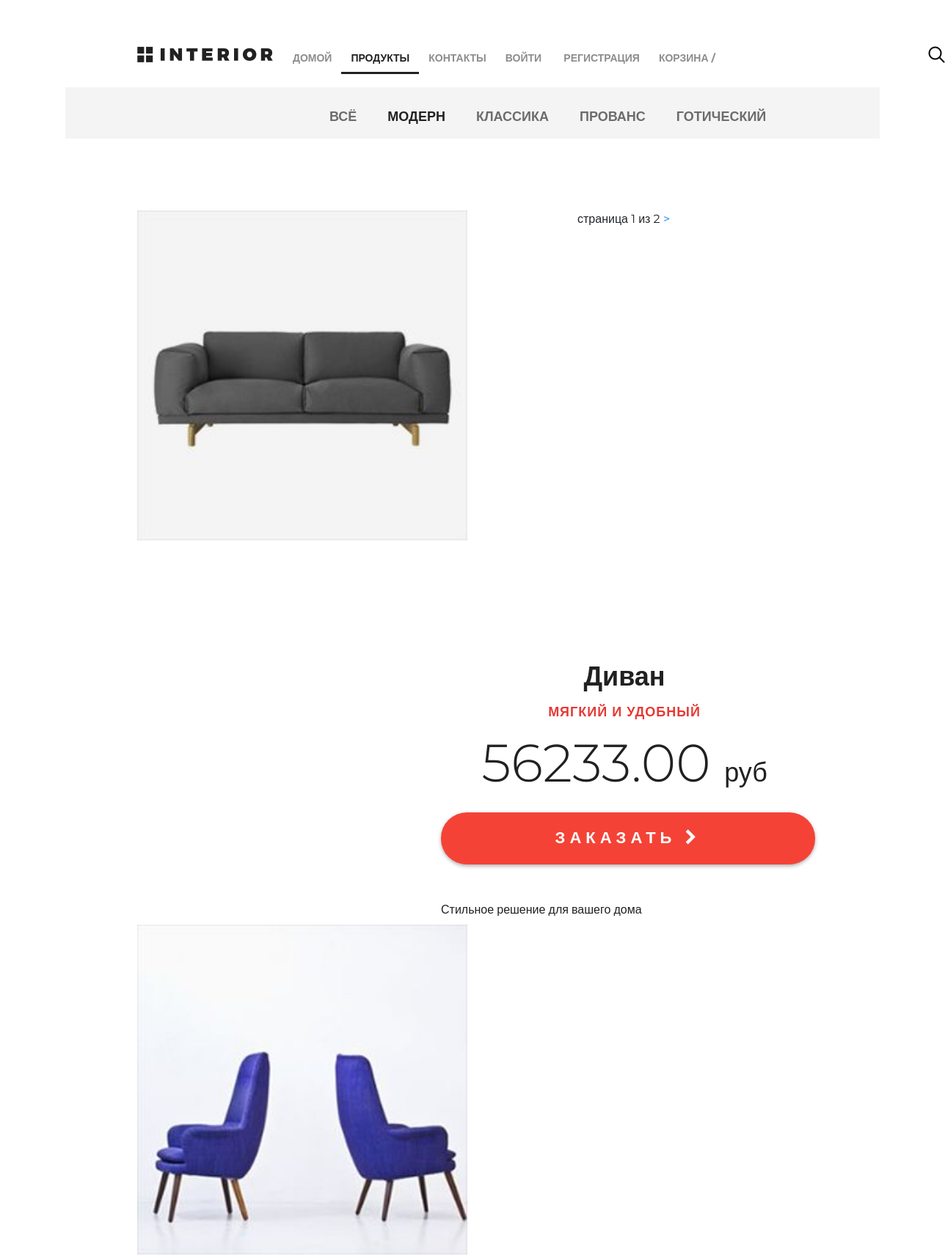
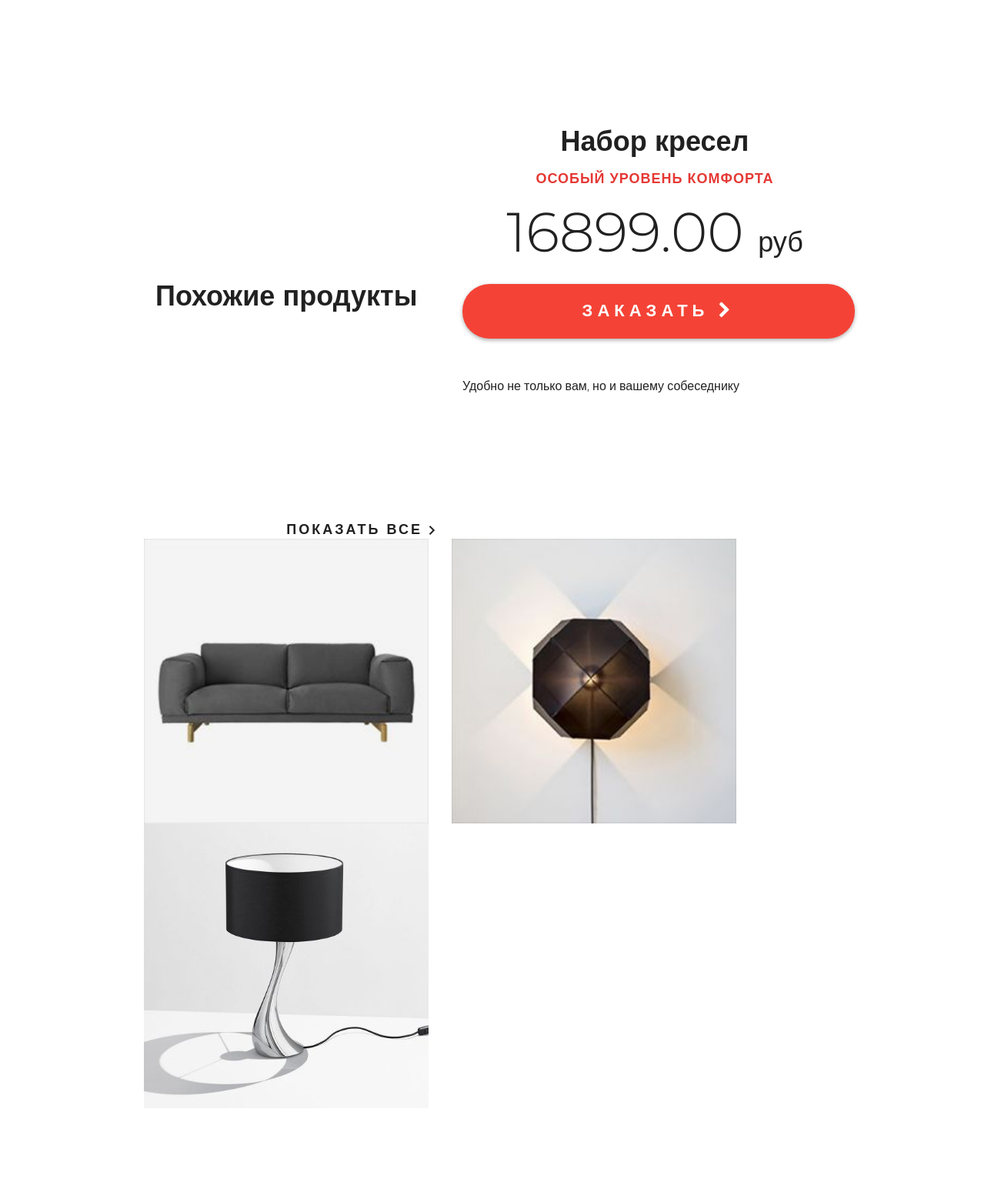
Page /products/category/1/ (upper part) on the committed database (2 pictures, top to bottom).
### mainapp/models.py (models this page shows, shortened)
class ProductCategory(models.Model):
    name = models.CharField(verbose_name='имя', max_length=64, unique=True, blank=True)
    description = models.TextField(verbose_name='описание', blank=True, max_length=128)
    is_active = models.BooleanField(verbose_name='активна', db_index=True, default=True)

class Product(models.Model):
    name = models.CharField(verbose_name='имя', max_length=128, unique=True)
    description = models.TextField(verbose_name='описание', blank=True)
    category = models.ForeignKey(ProductCategory, on_delete=models.SET_NULL, null=True, blank=True)
    short_description = models.CharField(verbose_name='короткое описание', max_length=64)
    price = models.DecimalField(verbose_name='цена', max_digits=8, decimal_places=2, default=0)
    price_with_discount = models.DecimalField(verbose_name='цена со скидкой', max_digits=8, decimal_places=2, default=0)
    quantity = models.PositiveIntegerField(verbose_name='количество на складе', default=0)
    image = models.ImageField(upload_to='products_images', blank=True)
    is_active = models.BooleanField(verbose_name='активна', db_index=True, default=True)

### mainapp/views.py (the view)
# urls.py: path('products/', include('mainapp.urls', namespace='products')),
@cache_page(3600)
def products(request, pk=None, page=1):
    if not pk:
        if pk == 0:
            selected_category_id = 0
            selected_category = 0
            selected_category_dict = {"name": 'Всё', "href": reverse('products:category', args=[0])}
        else:
            selected_category = None
            selected_category_id = 0
            selected_category_dict = None
    else:
        selected_category = get_object_or_404(ProductCategory, id=pk)
        selected_category_id = selected_category.id
        selected_category_dict = {"name": selected_category.name,
                                  "href": reverse('products:category', args=[selected_category.id])}
    if selected_category:
        products = Product.objects.filter(category=selected_category)
    else:
        products = Product.objects.all()
    image = [
        {'img': 'img/controll.jpg'},
        {'img': 'img/controll1.jpg'},
        {'img': 'img/controll2.jpg'},
    ]
    categories = ProductCategory.objects.all().filter(is_active=True)
    hot_product = get_hot_product()
    same_products = get_same_products(hot_product)
    paginator = Paginator(products, 2)
    try:
        products_paginator = paginator.page(page)
    except PageNotAnInteger:
        products_paginator = paginator.page(1)
    except EmptyPage:
        products_paginator = paginator.page(paginator.num_pages)
    context = {
        'menu_links': MENU_LINKS,
        'title': 'каталог',
        'class_name': 'hero-white',
        'products': products,
        'products_same': Product.objects.all()[:3],
        'products_paginator': products_paginator,
        'image': image,
        'selected_category': selected_category_dict,
        'categories': categories,
        'hot_product': hot_product,
        'same_products': same_products,
        'category_id': selected_category_id,
    }
    if pk is None:
        return render(request, 'mainapp/products_index.html', context)
    return render(request, 'mainapp/products.html', context)

### mainapp/context_processors.py (called while the page is built)
def cart(request):
    print(f'context processor cart works')
    cart = []
    if request.user.is_authenticated:
        cart = Cart.objects.filter(user=request.user).select_related()
    return {
        'cart': cart,
        'cart_items': cart,
        }

### mainapp/views.py (called while the page is built)
def get_products():
    if settings.LOW_CACHE:
        key = 'products'
        products = cache.get(key)
        if products is None:
            products = Product.objects.filter(is_active=True, category__is_active=True).select_related('category')
            cache.set(key, products)
        return products
    else:
        return Product.objects.filter(is_active=True, category__is_active=True).select_related('category')

def get_hot_product():
    products = get_products()
    return random.sample(list(products), 1)[0]

def get_same_products(hot_product):
    same_products = Product.objects.filter(category=hot_product.category).exclude(pk=hot_product.pk)[:3]
    return same_products

### mainapp/templates/mainapp/products.html (shortened to what this page needs)
{% extends 'mainapp/base.html'%}
{% load static %}
{% block 'content' %}
    <div class="details">
        {% include 'mainapp/include/inc_products_list_content.html' %}
    </div>
{% endblock %}

### mainapp/templates/mainapp/include/inc_products_list_content.html (shortened to what this page needs)
{% load static %}
    <div class="links clearfix">
        {% include 'mainapp/include/inc_categories_menu.html' %}
    </div>
    <div class="details-products {% if products|length > 1%} new_2 {% endif%}">
        {% if products %}
                <span class="current">
                страница {{ products_paginator.number }} из
                {{ products_paginator.paginator.num_pages }}
                </span>
                {% if products_paginator.has_next %}
                <a href="{% url 'products:page' category_id products_paginator.next_page_number %}">
                >
                </a>
            {% endif %}
            {% for product in products_paginator %}
            <div class="details-slider">
                <div class="slider-product">
                    <img src="/media/{{ product.image }}" style="width:450px;height:450px;">
                </div>
            </div>
            <div class="description">
                <h3 class="big-bold">{{product.name}}</h3>
                <h3 class="red">{{product.short_description}}</h3>
                <p class="price">{{product.price}} <span>руб</span></p>
                <a href="{% url 'products:product' product.pk %}" class="red-button">
                    заказать <i class="fa fa-chevron-right" aria-hidden="true"></i>
                </a>
                <div class="description-text">
                    {{product.description|linebreaks}}
                </div>
            </div>
        {% endfor %}
    </div>
    {% endif %}
{% if products %}
    <div class="related">
        <div class="title clearfix">
            <h2>Похожие продукты</h2>
            <a class="explore" href="{% url 'products:category' 0 %}">показать все
                <img src="/static/img/arrow.png" alt="">
            </a>
        </div>
        <div class="related-products clearfix">
            {% for product in products_same %}
            <div class="block">
                <a href="{% url 'cart:add' product.pk %}">
                    <img src="/media/{{ product.image }}" alt="{{product.short_description}}"
                         style="width:370px;height:370px;">
                </a>
            </div>
            {% endfor %}
        </div>
    </div>
{% endif %}

### mainapp/templates/mainapp/include/inc_categories_menu.html
    <ul class="links-menu">
        <li><a href="{% url 'products:category' 0 %}"
               class="{% if selected_category.name == 'Всё' %} active {% endif %}">всё</a></li>
        {% for category in categories %}
        <li><a href="{% url 'products:category' category.id %}"
               class="{% if category.name == selected_category.name %} active {% endif %}">{{category.name}}</a>
        </li>
        {% endfor %}
    </ul>

### static/style.css (style rules this page uses)
* { margin: 0; padding: 0; }
body { font-family: 'Montserrat', sans-serif; }
html, body { height: 100%; }
.clearfix:after { content: ""; display: block; clear: both; }
.explore { text-transform: uppercase; color: #212121; font-size: 18px; font-weight: 700; line-height: 24px; text-align: center; float: right; margin-top: 138px; letter-spacing: 3px; text-decoration: none; }
.big-bold { color: #212121; font-size: 36px; font-weight: 700; text-align: left; margin-bottom: 24px; line-height: 36px; }
.title { height: 152px; margin-right: 15px; }
.title h2 { float: left; margin-top: 118px; color: #212121; font-size: 36px; font-weight: 700; text-align: left; margin-left: 15px; }
.red { text-transform: uppercase; color: #e53935; font-size: 18px; font-weight: 700; text-align: left; letter-spacing: 1px; line-height: 17px; margin-bottom: 22px; }
.links { height: 70px; background-color: #f4f4f4; position: relative; padding-left: 360px; }
.links-menu { margin: 27px auto 0px; position: absolute; }
.links-menu li { float: left; list-style-type: none; padding-right: 42px; }
.links-menu li a { text-decoration: none; color: #6c6c6c; font-size: 18px; font-weight: 700; text-transform: uppercase; }
.links-menu .active { color: #212121; font-size: 18px; font-weight: 700; }
.details-products { padding-left: 98px; padding-right: 98px; margin-top: 98px; height: 651px; }
.details-slider { width: 570px; float: left; margin-right: 30px; }
.slider-product { width: 570px; height: 570px; }
.description { width: 535px; float: right; padding-left: 35px }
.description .big-bold { color: #212121; font-size: 36px; font-weight: 700; text-align: center; margin-top: 47px; margin-bottom: 0px; }
.description .red { text-transform: uppercase; color: #e53935; font-size: 18px; font-weight: 700; text-align: center; letter-spacing: 1px; line-height: 17px; margin-top: 23px; margin-bottom: 36px; }
.description .price { color: #212121; font-size: 72px; font-weight: 300; line-height: 48px; text-align: center; }
.description .price span { color: #212121; font-size: 36px; font-weight: 300; line-height: 48px; text-align: center; }
.red-button { display: block; height: 71px; width: 510px; border-radius: 35px; background-color: #f44336; text-align: center; text-transform: uppercase; text-decoration: none; color: #ffffff; font-size: 22px; font-weight: 700; line-height: 24px; box-shadow: 0px 2px 4.85px 0.15px rgba(33, 33, 33, 0.35); line-height: 70px; letter-spacing: 6px; margin-top: 31px; }
.description-text { margin-top: 50px; color: #212121; font-size: 16px; font-weight: 300; line-height: 24px; text-align: left; }
.description-text p { margin-bottom: 0.5em; }
.related { padding: 0px 98px; }
.related .title { height: 343px; margin-right: 0; }
.related .title h2 { margin-top: 245px; }
.related .title .explore { margin-top: 262px; }
.related-products { margin-bottom: 120px; }
.related-products .block a img { float: left; }
.related-products .block { float: left; margin-right: 30px; display: block; height: 370px; width: 370px; position: relative; }
.related-products .block:nth-child(3n) { margin-right: 0px; }
.new_2 { padding-left: 98px; padding-right: 98px; margin-top: 98px; height: 1200px; }

### rows in the picture
ProductCategory: name "МОДЕРН"
ProductCategory: name "КЛАССИКА"
ProductCategory: name "ПРОВАНС"
ProductCategory: name "ГОТИЧЕСКИЙ"
Product: image (picture), name "Диван", short_description "МЯГКИЙ И УДОБНЫЙ", price "56233.00", description "Стильное решение для вашего дома"
Product: image (picture), name "Набор кресел", short_description "ОСОБЫЙ УРОВЕНЬ КОМФОРТА", price "16899.00", description "Удобно не только вам, но и вашему собеседнику"
Product: image (picture)
Product: image (picture)

### other values in the picture
{{ link.name }} "ДОМОЙ" "ПРОДУКТЫ" "КОНТАКТЫ"
{{ products_paginator.number }} "1"
{{ products_paginator.paginator.num_pages }} "2"
